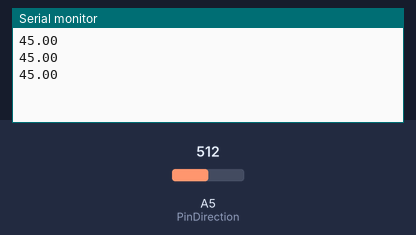
This sketch was run on a simulated Arduino Uno, built with avr-gcc and run on an emulated ATmega328P. Shown: the last lines printed to the serial monitor. The inputs (shaded band) are chosen by the test bench; at power-on: A5 (PinDirection) = 512.

Above: at 1.3 s.
1.4 s: A5 (PinDirection) set to 441
At 1.9 s:
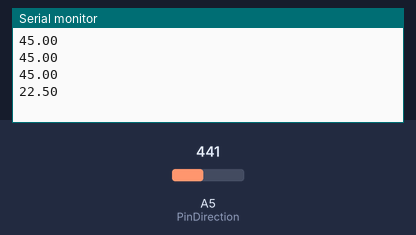
2.9 s: A5 (PinDirection) set to 306
At 3.4 s:
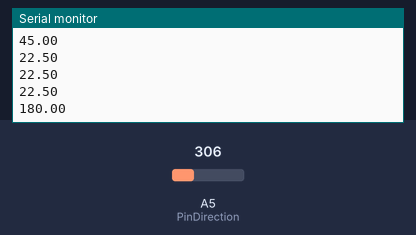
Timing chart, 0 to 5.9 s (numbered marks = the images above; inputs shaded):
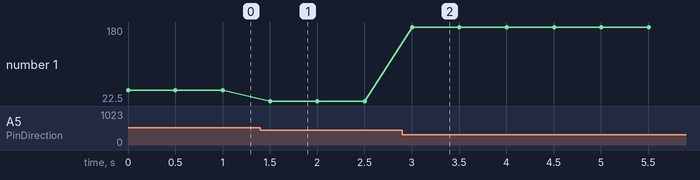

Measured:
- after the input at 1.4 s, the serial monitor: prints a new line after 0.10 s (image 1)
- after the input at 2.9 s, the serial monitor: prints a new line after 0.10 s (image 2)
- plotted number 1: 45 → 22.5 after the input at 1.4 s, 22.5 → 180 after the input at 2.9 s

The sketch:

TestWindDirection.ino
```cpp
byte PinDirection = A5;

void setup() {
  Serial.begin(9600);
  }

void loop()
{
  float Vent = getWindDirection();
  Serial.println(Vent);
  delay(500);
}

float getWindDirection()
{
  //return the angle forme between the wind and north (north = 0°)
  float WindAnalog = analogRead(PinDirection);

  if (WindAnalog < 76) return(112.5);
  if (WindAnalog < 91) return(67.5);
  if (WindAnalog < 113) return(90);
  if (WindAnalog < 161) return(157.5);
  if (WindAnalog < 221) return(135);
  if (WindAnalog < 274) return(202.5);
  if (WindAnalog < 359) return(180);
  if (WindAnalog < 451) return(22.5);
  if (WindAnalog < 551) return(45);
  if (WindAnalog < 639) return(247.5);
  if (WindAnalog < 693) return(225);
  if (WindAnalog < 774) return(337.5);
  if (WindAnalog < 839) return(0);
  if (WindAnalog < 891) return(292.5);
  if (WindAnalog < 951) return(315);
  if (WindAnalog < 1023) return(270);


}
```
